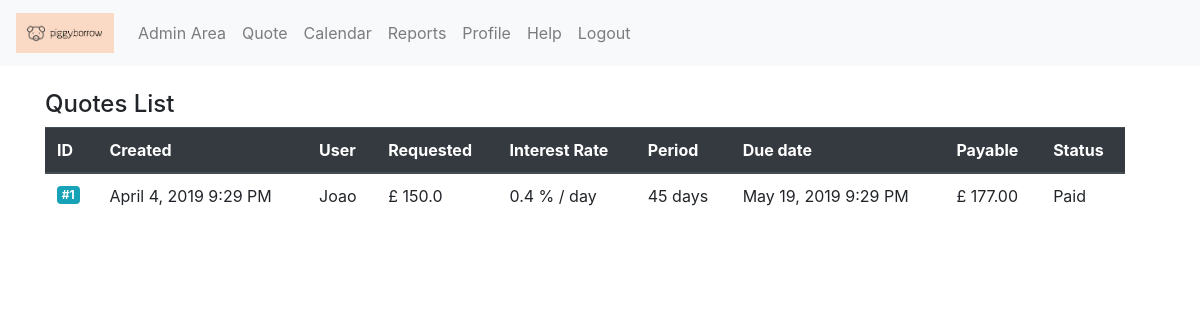
/admin/quotes (signed in), run on an earlier commit of the app's database.
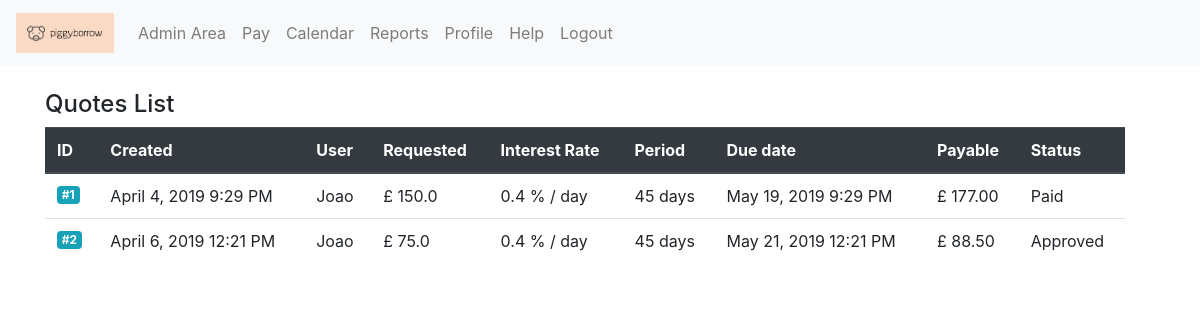
And on a later commit of the database.
### myModels.py (models this page shows, shortened)
class Quote(db.Model):
  __tablename__ = "quote"
  id = db.Column(db.Integer, primary_key=True)
  creation_timestamp = db.Column(db.DateTime(), default=datetime.now())
  user_id = db.Column(db.Integer, db.ForeignKey('user.id'), nullable=False)
  amount_requested = db.Column(db.Float())
  duration_in_days = db.Column(db.Integer())
  rate_id = db.Column(db.Integer, db.ForeignKey('rate.id'), nullable=False)
  payments = db.relationship('Payment', backref='quote', lazy=True)
  status_id = db.Column(db.Integer, db.ForeignKey('status.id'), nullable=False)
  change_log = db.relationship('ChangeLog', backref='quote', lazy=True)
  def get_status(self):
    return Status.query.get(self.status_id)
  def get_due_date(self):
    return self.creation_timestamp + timedelta(days=self.duration_in_days)
  def get_rate(self):
    return Rate.query.get(self.rate_id)
  def get_interest_amount(self):
    rate = self.get_rate().value
    return round(self.amount_requested * self.duration_in_days * rate * 0.01, 2)
  def get_total_payable(self):
    return round(self.amount_requested + self.get_interest_amount(), 2)
  def get_user(self):
    return User.query.get(self.user_id)
  def is_active(self):
    return self.get_status().name in ['In review', 'Approved', 'Monies Released', 'Quote sent']

class User(db.Model, UserMixin):
  __tablename__ = "user"
  id = db.Column(db.Integer, primary_key=True)
  creation_timestamp = db.Column(db.DateTime(), default=datetime.now())
  name = db.Column(db.String(30), nullable=False)
  surname = db.Column(db.String(30) ,nullable=False)
  address = db.Column(db.String(20), nullable=False)
  postcode = db.Column(db.String(20), nullable=False)
  email = db.Column(db.String(20), unique=True, nullable=False)
  password = db.Column(db.String(85), nullable=False)
  quotes = db.relationship('Quote', backref='user', lazy=True)
  verified_user = db.Column(db.Boolean, default=False)
  is_admin = db.Column(db.Boolean, default=False)
  rates = db.relationship('Rate', backref='user', lazy=True)
  payments = db.relationship('Payment', backref='user', lazy=True)
  messages = db.relationship('Message', backref='user', lazy=True)
  def can_borrow(self):
    for quote in self.quotes:
      if quote.is_active():
        return False
    return True

class Rate(db.Model):
  __tablename__ = "rate"
  id = db.Column(db.Integer, primary_key=True)
  user_id = db.Column(db.Integer, db.ForeignKey('user.id'), nullable=False)
  creation_timestamp = db.Column(db.DateTime(), default=datetime.now())
  start_date = db.Column(db.DateTime())
  end_date = db.Column(db.DateTime())
  value = db.Column(db.Float)
  quotes = db.relationship('Quote', backref='rate', lazy=True)

class Status(db.Model):
  id = db.Column(db.Integer, primary_key=True)
  name = db.Column(db.String(30), nullable=False)
  quotes = db.relationship('Quote', backref='status', lazy=True)

### app.py (the view)
@app.route('/admin/quotes', methods=['GET', 'POST'])
@login_required
def admin_quotes():
  if not current_user.is_admin:
    flash('This is a protected route for our admins. This attempt has been recorded.', 'info')
    return redirect(url_for('login'))
  quotes = Quote.query.all()
  return render_template('protected/admin/admin_quotes.html', quotes=quotes)

### app.py (called while the page is built)
@login_manager.user_loader
def load_user(user_id):
  return User.query.get(int(user_id))

### templates/protected/admin/admin_quotes.html (shortened to what this page needs)
{% extends "layout.html" %}
{% import "bootstrap/wtf.html" as wtf %}
{% block body %}
<div class="container">
  <div class="row">
    <div class="col">
      <h4>Quotes List</h4>
      <table class="table">
        <thead class="thead-dark">
          <tr>
            <th>ID</th>
            <th>Created</th>
            <th>User</th>
            <th>Requested</th>
            <th>Interest Rate</th>
            <th>Period</th>
            <th>Due date</th>
            <th>Payable</th>
            <th>Status</th>
          </tr>
        </thead>
        <tbody>
          {% for quote in quotes %}
            <tr>
              <td><a href="{{ url_for('admin_quote', quote_id=quote.id) }}"><span class="badge badge-info">#{{ quote.id }}</span></a></td>
              <td>{{ moment(quote.creation_timestamp).format('LLL') }}</td>
              <td>{{ quote.get_user().name }}</td>
              <td>£ {{ quote.amount_requested }}</td>
              <td>{{ quote.get_rate().value }} % / day</td>
              <td>{{ quote.duration_in_days }} days</td>
              <td>{{ moment(quote.get_due_date()).format('LLL') }}</td>
              <td>£ {{ "{:0.2f}".format(quote.get_total_payable()) }}</td>
              <td>{{ quote.get_status().name }}</td>
            </tr>
          {% endfor %}
        </tbody>
      </table>
    </div>
  </div>
</div>
{% endblock %}

### templates/layout.html (shortened to what this page needs)
<html>
<head>
  <link href="{{ url_for('static', filename='css/bootstrap2.min.css') }}" rel="stylesheet">
  <link rel="stylesheet" href="https://use.fontawesome.com/releases/v5.5.0/css/all.css">
  <link href="{{ url_for('static', filename='css/style.css') }}" rel="stylesheet">
  </head>
<body>
  <nav class="navbar navbar-expand-lg navbar-light bg-light">
    <a class="navbar-brand" href="{{ url_for('index') }}">
      <img src="{{ url_for('static', filename='images/piggyborrow.png') }}" height="40">
    </a>
    <div class="collapse navbar-collapse" id="navbarSupportedContent">
      <ul class="navbar-nav mr-auto">
        {% if current_user.is_authenticated %}
          {% if current_user.is_admin %}
            <li class="nav-item">
              <a class="nav-link" href="{{ url_for('admin') }}">Admin Area</a>
            </li>
          {% endif %}
          {% if current_user.can_borrow() %}
            <li class="nav-item">
              <a class="nav-link" href="{{ url_for('quotation') }}">Quote</a>
            </li>
          {% else %}
            <li class="nav-item">
              <a class="nav-link" href="{{ url_for('pay') }}">Pay</a>
            </li>
          {% endif %}
          <li class="nav-item">
            <a class="nav-link" href="{{ url_for('user_calendar') }}">Calendar</a>
          </li>
          <li class="nav-item">
            <a class="nav-link" href="{{ url_for('reports') }}">Reports</a>
          </li>
          <li class="nav-item">
            <a class="nav-link" href="{{ url_for('profile')}}">Profile</a>
          </li>
          <li class="nav-item">
            <a class="nav-link" href="{{ url_for('help') }}">Help</a>
          </li>
          <li class="nav-item">
            <a class="nav-link" href="{{ url_for('logout') }}">Logout</a>
          </li>
        {% endif %}
      </ul>
    </div>
  </nav>
  <br>
  {% block body %}
  {% endblock %}
  </body>
</html>

### static/css/style.css (style rules this page uses)
.row { width: 100% !important; }

What changed in the data, as far as the page shows it:
added Quote: id "2", creation_timestamp "April 6, 2019 12:21 PM", get_user "Joao", amount_requested "75.0", get_rate "0.4", duration_in_days "45", creation_timestamp+duration_in_days "May 21, 2019 12:21 PM", get_total_payable "88.50", get_status "Approved"
Also different on the page:
text no longer shown: "Quote"
text now shown: "Pay"
